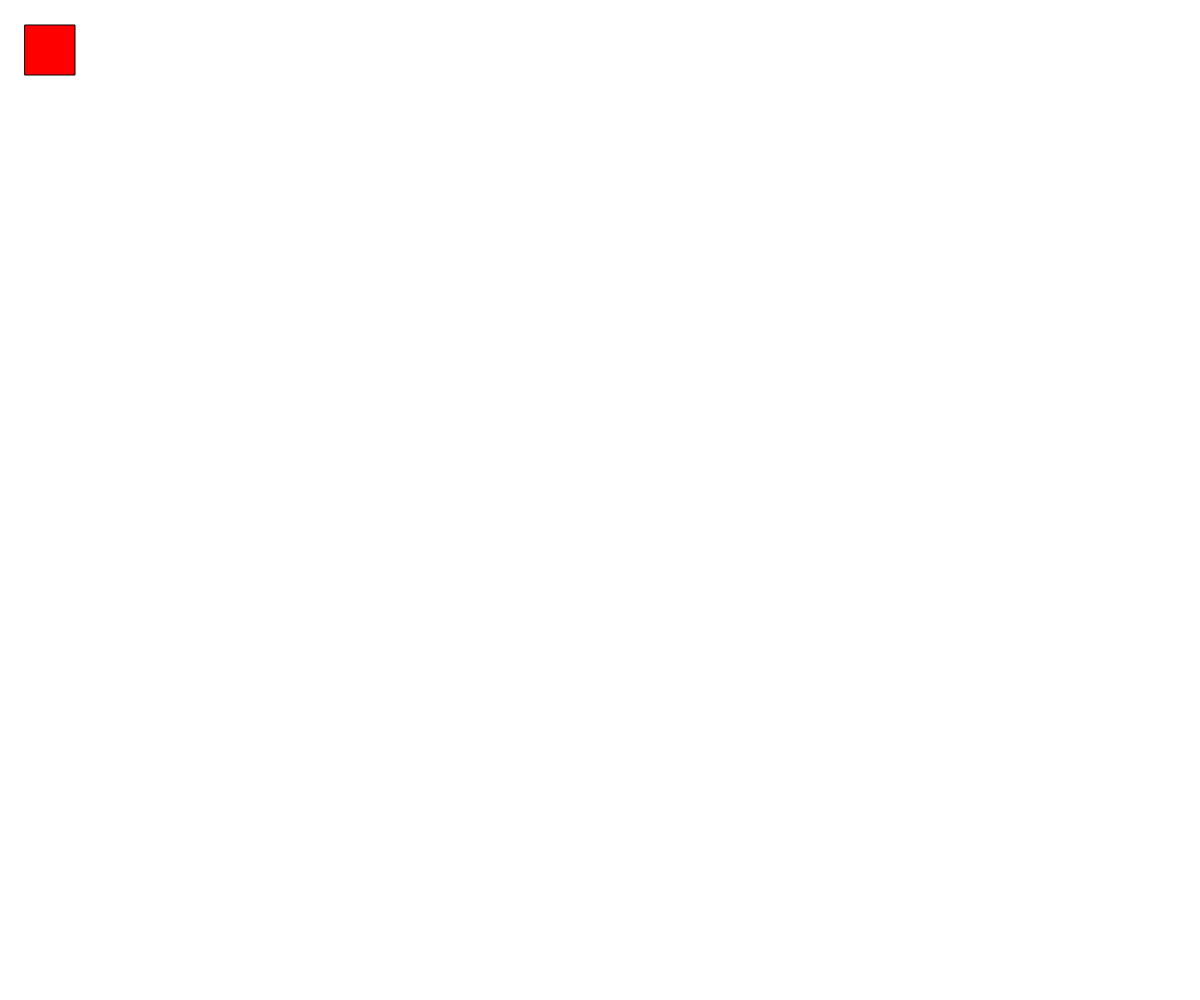
Frame 1 (no input)
Frame 60 (no input): identical to frame 1, image omitted
Frame 120 (the mouse pressed at the canvas centre since frame 60): identical to frame 1, image omitted

The p5.js sketch that drew this single still picture (run headless with seeded random() and noise() and a simulated clock; from frame 60 on, the mouse is pressed at the canvas centre):

// p5.js sketch
// ── sketch.js
//Varibales
let x = 25
let y = 25
// Objetos 
let nave;
let disparos = [] 

function setup() {
	createCanvas(windowWidth, windowHeight);
	nave = new navePiloto(50,50);
	disparos.push(new dispara());
}

function draw() {

	//Objetos
	nave.construyeNave();
	nave.controles();
	if(keyIsDown('32')){
		for(let i=0;i<disparos.length;i++){
			disparos[i].construyeDisparo();
			disparos[i].mueveDisparo();
		}
	}


	
  //Juego de dos cuadros que disparen y que junten puntos. 
  //Diagonales
  

}


//Clase Nave 
class navePiloto{
	constructor(){
		this.x = x;
		this.y = y;
		this.largo = 50;
		this.ancho = 50;
	}

	construyeNave(){
		clear()
		fill('red')
		rect(this.x,this.y,this.largo,this.ancho)
	}

	controles(){
			if(keyIsDown(LEFT_ARROW) && keyIsDown(UP_ARROW)){
				this.x--
				this.y--
			}
			else if(keyIsDown(RIGHT_ARROW) && keyIsDown(DOWN_ARROW)){
				this.x++ 
				this.y++
			}
			else if(keyIsDown(DOWN_ARROW) && keyIsDown(LEFT_ARROW)){
				this.y++
				this.x--
			}
			else if(keyIsDown(UP_ARROW) && keyIsDown(RIGHT_ARROW)){
				this.y--
				this.x++
			}
			//Rectos
			else if(keyIsDown(UP_ARROW)){
				this.y--
			}
			else if(keyIsDown(DOWN_ARROW)){
				this.y++
			}
			else if(keyIsDown(RIGHT_ARROW)){
				this.x++
			}
			else if(keyIsDown(LEFT_ARROW)){
				this.x--
			}
	}
}

class dispara{
	constructor(){
		this.x = x,
		this.y = y,
		this.diametro = random(10,30);
	}
	mueveDisparo(){
		this.x++;
	}
	construyeDisparo(){
		ellipse(this.x,this.y,this.diametro,this.diametro);
	}
}
